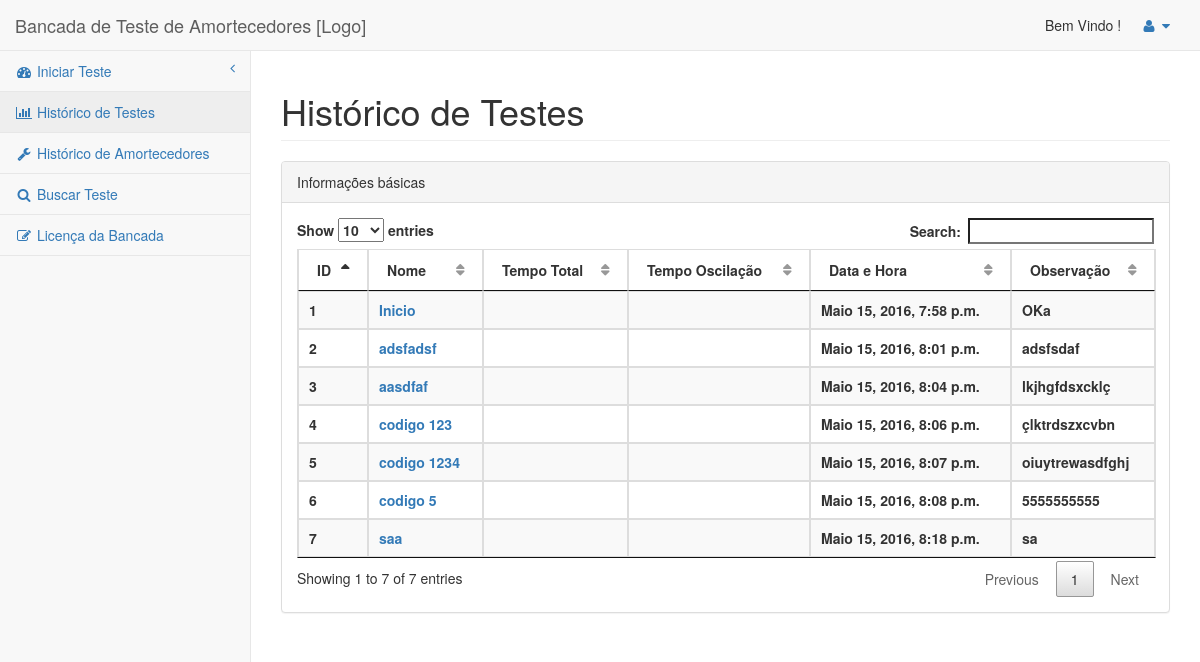
The app's page /historico, older data.
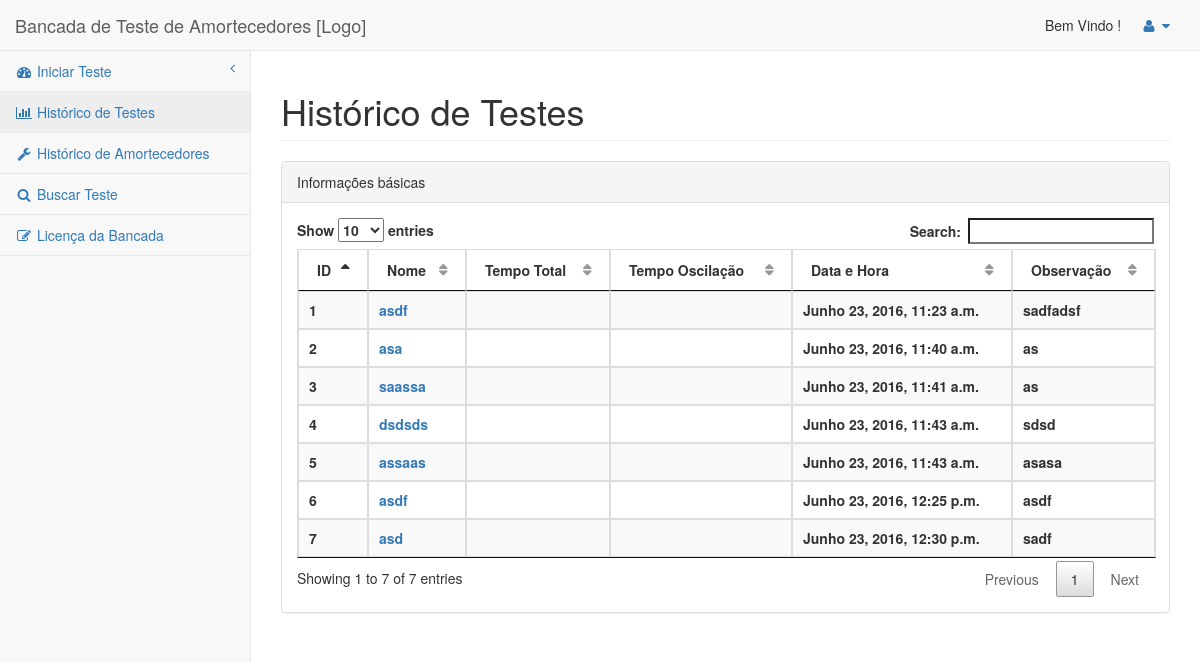
The same page, newer data.
### app/models.py (models this page shows, shortened)
class Teste(models.Model):
	teste_id = models.AutoField(primary_key=True, verbose_name='ID')
	teste_nome = models.CharField(max_length=45, null = False, verbose_name='Nome')
	teste_quantidade_ciclo = models.IntegerField(null = True, verbose_name='Quantidade de Ciclo',default=5,
        validators=[
            MaxValueValidator(100),
            MinValueValidator(1)])
	teste_observacoes = models.TextField(max_length=255, null = True, verbose_name='Observações')
	teste_data_hora = models.DateTimeField(default=timezone.now, verbose_name='Data')
	amortecedor = models.ForeignKey(Amortecedor, on_delete=models.CASCADE)
	graficoTemperaturaTempo = models.BinaryField(null = True)
	graficoForcaTempo = models.BinaryField(null = True)
	graficoForcaDeslocamento = models.BinaryField(null = True)
	curso = models.FloatField(verbose_name='Tamanho do Curso')

### app/views.py (the view)
# urls.py: url(r'^historico', appviews.historico, name='historico'),
def historico(request):
    page = 'app/historico.html'
    lista_de_testes = Teste.objects.order_by('teste_id')
    return render(request, page, {'lista_de_testes': lista_de_testes})

### app/templates/app/historico.html (shortened to what this page needs)
{% extends "app/layout.html" %}
{% block content %}
<div class="row">
    <div class="col-lg-12">
        <h1 class="page-header">Histórico de Testes</h1>
    </div>
</div>
<div class="row">
    <div class="col-lg-12">
        <div class="panel panel-default">
            <div class="panel-heading">
                Informações básicas
            </div>
            <div class="panel-body">
                <div class="dataTable_wrapper">
                    <table class="table table-striped table-bordered table-hover" id="dataTables-example">
                      <thead>
                        <tr>
                            <th style="font-weight:bold">ID</th>
                            <th style="font-weight:bold">Nome</th>
                            <th style="font-weight:bold">Tempo Total</th>
                            <th style="font-weight:bold">Tempo Oscilação</th>
                            <th style="font-weight:bold">Data e Hora</th>
                            <th style="font-weight:bold">Observação</th>
                        </tr>
                      </thead>
                      <tbody>
                        {% for teste in lista_de_testes %}
                            <tr>
                                <th>{{teste.teste_id}}</th>
                                <th><a href="{% url 'detalharTeste' primary_key=teste.pk %}">{{teste.teste_nome}}</a></th>
                                <th>{{teste.teste_tempo_total}}</th>
                                <th>{{teste.teste_tempo_oscilacao}}</th>
                                <th>{{teste.teste_data_hora}}</th>
                                <th>{{teste.teste_observacoes}}</th>
                            </tr>
                        {% endfor %}
                     </tbody>
                    </table>
                </div>
            </div>
        </div>
    </div>
</div>
<div class="row">
    <div class="col-lg-8">
    </div>
</div>
{% endblock %}

Row changes from the older to the newer data that the page shows:
changed Teste id 1: teste_nome "Inicio" → "asdf"; teste_data_hora "Maio 15, 2016, 7:58 p.m." → "Junho 23, 2016, 11:23 a.m."; teste_observacoes "OKa" → "sadfadsf"
changed Teste id 2: teste_nome "adsfadsf" → "asa"; teste_data_hora "Maio 15, 2016, 8:01 p.m." → "Junho 23, 2016, 11:40 a.m."; teste_observacoes "adsfsdaf" → "as"
changed Teste id 3: teste_nome "aasdfaf" → "saassa"; teste_data_hora "Maio 15, 2016, 8:04 p.m." → "Junho 23, 2016, 11:41 a.m."; teste_observacoes "lkjhgfdsxcklç" → "as"
changed Teste id 4: teste_nome "codigo 123" → "dsdsds"; teste_data_hora "Maio 15, 2016, 8:06 p.m." → "Junho 23, 2016, 11:43 a.m."; teste_observacoes "çlktrdszxcvbn" → "sdsd"
changed Teste id 5: teste_nome "codigo 1234" → "assaas"; teste_data_hora "Maio 15, 2016, 8:07 p.m." → "Junho 23, 2016, 11:43 a.m."; teste_observacoes "oiuytrewasdfghj" → "asasa"
changed Teste id 6: teste_nome "codigo 5" → "asdf"; teste_data_hora "Maio 15, 2016, 8:08 p.m." → "Junho 23, 2016, 12:25 p.m."; teste_observacoes "5555555555" → "asdf"
changed Teste id 7: teste_nome "saa" → "asd"; teste_data_hora "Maio 15, 2016, 8:18 p.m." → "Junho 23, 2016, 12:30 p.m."; teste_observacoes "sa" → "sadf"
